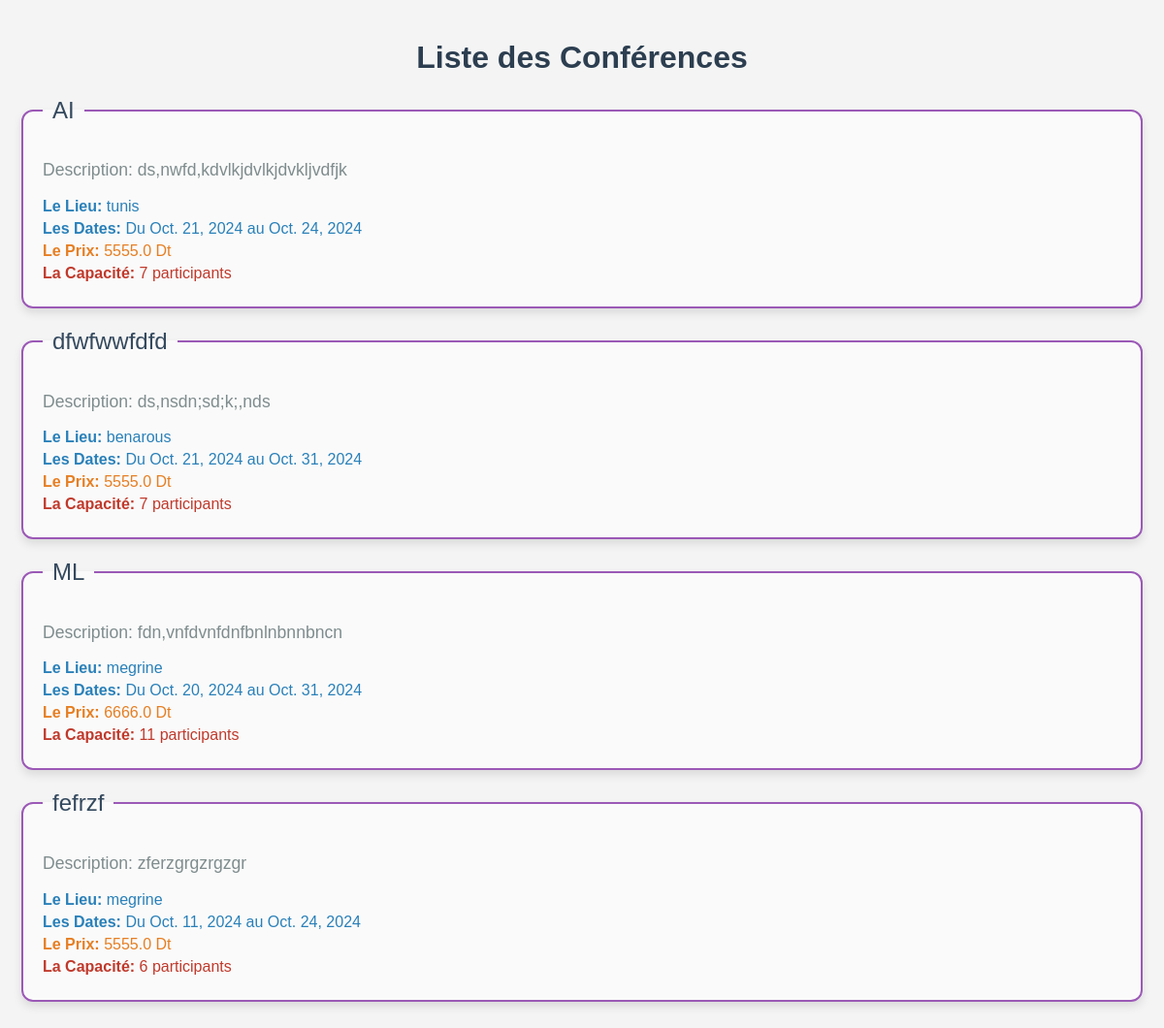
Screenshot of /conferences/list/ with the database file from the repository.
### conferences/models.py (models this page shows, shortened)
class conference(models.Model):
    title=models.CharField(max_length=255)
    description=models.TextField()
    start_date=models.DateField()
    end_date=models.DateField()
    location=models.CharField(max_length=255)
    price=models.FloatField()
    capacity=models.IntegerField(validators=[MaxValueValidator(limit_value=900,message="capacite under 900 must")])
    program=models.FileField(upload_to='files/',validators=[FileExtensionValidator(allowed_extensions=['PNG','jpg','pdf'],message="invalide extension")])
    created_at=models.DateTimeField(auto_now_add=True)
    update_at=models.DateTimeField(auto_now=True)
    category=models.ForeignKey(category,on_delete=models.CASCADE,related_name="conferences")
    class Meta:
        constraints=[
            models.CheckConstraint(
                check=models.Q(
                    start_date__gte=
                    timezone.now().date()),name="the start date must be greater or equal then today"
                    )]
        get_latest_by = 'title'

### conferences/views.py (the view)
# urls.py: path('list/', conferenceList,name="listconf"),
def conferenceList(request):
    liste=conference.objects.order_by('-start_date')
    return render(request,'conferences/conferenceList.html',{'conferenceList': liste})

### nom_du_projet/templates/conferences/conferenceList.html (shortened to what this page needs)
<!DOCTYPE html>
<html lang="fr">
<head>
    <link rel="stylesheet" href="https://cdnjs.cloudflare.com/ajax/libs/font-awesome/6.0.0-beta3/css/all.min.css">
</head>
<body>
<h1>Liste des Conférences</h1>
{% for c in conferenceList %}
<fieldset class="conference-fieldset">
    <legend class="conference-title">{{ c.title }}</legend>
    <p class="conference-details">Description: {{ c.description }}</p>
    <p class="conference-location"><strong>Le Lieu:</strong> {{ c.location }}</p>
    <p class="conference-dates"><strong>Les Dates:</strong> Du {{ c.start_date }} au {{ c.end_date }}</p>
    <p class="conference-price"><strong>Le Prix:</strong> {{ c.price }} Dt</p>
    <p class="conference-capacity"><strong>La Capacité:</strong> {{ c.capacity }} participants</p>
</fieldset>
{% empty %}
<p class="empty-message">La liste des conférences est vide</p>
{% endfor %}
</body>
</html>

### nom_du_projet/templates/conferences/conferenceList.html (style rules this page uses)
body { font-family: 'Helvetica', sans-serif; background-color: #f4f4f4; margin: 0; padding: 20px; }
h1 { text-align: center; color: #2c3e50; animation: fadeAppear 1.4s ease-out; }
.conference-fieldset { border: 2px solid #9b59b6; border-radius: 12px; padding: 20px; margin-bottom: 20px; box-shadow: 0px 5px 10px rgba(0, 0, 0, 0.1); background-color: #fafafa; animation: riseIn 0.8s ease-out; transition: transform 0.3s ease-out, box-shadow 0.3s ease-out; }
.conference-title { font-size: 1.5em; color: #34495e; padding: 0 10px; }
.conference-details { font-size: 1.1em; color: #7f8c8d; }
.conference-location, .conference-dates, .conference-price, .conference-capacity { color: #2980b9; margin: 5px 0; }
.conference-price { color: #e67e22; }
.conference-capacity { color: #c0392b; }

### rows the page displays
conference: title "AI", description "ds,nwfd,kdvlkjdvlkjdvkljvdfjk", location "tunis", start_date "Oct. 21, 2024", end_date "Oct. 24, 2024", price "5555.0", capacity "7"
conference: title "dfwfwwfdfd", description "ds,nsdn;sd;k;,nds", location "benarous", start_date "Oct. 21, 2024", end_date "Oct. 31, 2024", price "5555.0", capacity "7"
conference: title "ML", description "fdn,vnfdvnfdnfbnlnbnnbncn", location "megrine", start_date "Oct. 20, 2024", end_date "Oct. 31, 2024", price "6666.0", capacity "11"
conference: title "fefrzf", description "zferzgrgzrgzgr", location "megrine", start_date "Oct. 11, 2024", end_date "Oct. 24, 2024", price "5555.0", capacity "6"
